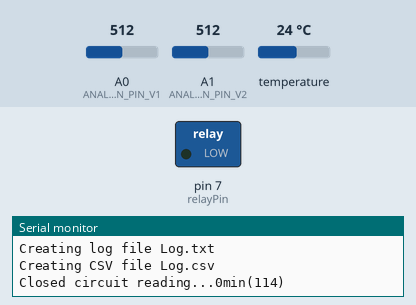
Simulated run of this sketch. Board: Arduino Uno, built with avr-gcc and run on an emulated ATmega328P. Parts: switched loads named in the sketch (green lamp = pin HIGH), the last lines printed to the serial monitor. Inputs (shaded band) come from the test bench; at power-on: A0 (ANALOG_IN_PIN_V1) = 512, A1 (ANALOG_IN_PIN_V2) = 512, temperature 24 °C. Storage starts empty.

Above: at 0.2 s.
At 120.2 s:
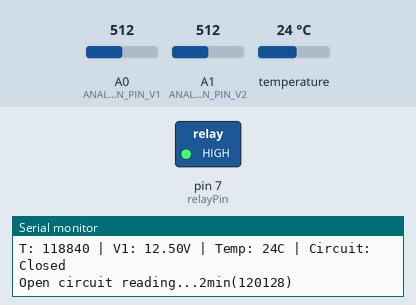
Timing chart, 0 to 121.7 s (numbered marks = the images above):
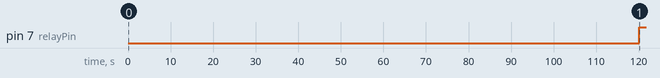

Measured:
- by itself, pin 7 (relayPin): LOW → HIGH at 120 s

The sketch:

Lab08.ino
```cpp
#include <SPI.h>
#include <SD.h>
#include "myFunctions.h"

String logFileName;
String csvFileName;
#define ANALOG_IN_PIN_V1 A0 //OUTER CIRCUIT
#define ANALOG_IN_PIN_V2 A1 //INNER CIRCUIT
File logFile;
File csvFile;
const int relayPin = 7;


void setup() {
  Serial.begin(115200);
  // Set the relay pin as an OUTPUT

  pinMode(relayPin, OUTPUT);
  while (!Serial);
  prepareTempSensor();
  logFileName = "Log.txt";
  csvFileName = "Log.csv";

  deleteFile(logFileName);
  deleteFile(csvFileName);
  prepareSdCard();
  logFile = createLogFile(logFileName,logFile);
  csvFile = createCsvFile(csvFileName,csvFile);

}

void loop() {
  logFile = SD.open(logFileName, FILE_WRITE);
  csvFile = SD.open(csvFileName, FILE_WRITE);
  // digitalWrite(relayPin, HIGH);
  relayTimer();

  if (logFile) {
    writeData(
    logFile,
    csvFile,
    getVoltageReading(ANALOG_IN_PIN_V1),
    getVoltageReading(ANALOG_IN_PIN_V2)
    );
    // logFile.println());
    logFile.close();
    csvFile.close();


  } else {
    Serial.println("SD card ejected!");
    while(1);
  }
  delay(500);
}
```

myFunctions.cpp
```cpp
#include "myFunctions.h"

static unsigned long startTime;
float adc_voltage = 0.0;
float in_voltage = 0.0;
float R1 = 30000.0;
float R2 = 7500.0;
float ref_voltage = 5.0;
int adc_value = 0;
int SD_PIN=10;
float resistance = 220;
unsigned long previousMillis = 0;
float totalCapacity=0;
float currentCapacity=0;

unsigned long relay_start_time = 0; // Variable to store the start time for relay timer
unsigned long relay_elapsed_time = 0; // Variable to store the elapsed time for relay timer
const int relayPin = 7;
String circuit_name="Closed";
// unsigned long min30 = ((30UL * 60) * 1000);
// unsigned long min40 = ((40UL * 60) * 1000);

unsigned long min30 = ((2UL * 60) * 1000);
unsigned long min40 = ((4UL * 60) * 1000);

// Include the libraries we needed for temperature sensor
#include <OneWire.h>
#include <DallasTemperature.h>
// Data wire is plugged into port 2 on the Arduino
#define ONE_WIRE_BUS 2
// Setup a oneWire instance to communicate with any OneWire devices (not just Maxim/Dallas temperature ICs)
OneWire oneWire(ONE_WIRE_BUS);
// Pass our oneWire reference to Dallas Temperature.
DallasTemperature sensors(&oneWire);


void prepareSdCard() {
    Serial.println("Preparing SD card...");

    if (!SD.begin(SD_PIN)) {
        Serial.println("SD card not found!");
        while (1);
    }
}

int addNumbers(int a, int b) {
    return a + b;
}

File createLogFile(String fileName,File logFile) {
    Serial.println("Creating log file " + fileName);
    logFile = SD.open(fileName, FILE_WRITE);

    if (logFile) {
        // Serial.println("==========================");
        // Serial.println("|  Timestamp  | SoC (V)  |");
        // Serial.println("==========================");
        logFile.close();
        return logFile;
    } else {
        Serial.println("Error opening the file " + fileName);
        return logFile;
    }
}

File createCsvFile(String fileName,File csvFile) {
    Serial.println("Creating CSV file " + fileName);
    csvFile = SD.open(fileName, FILE_WRITE);

    if (csvFile) {
        csvFile.println("Timestamp,Voltage1,Temperature,Circuit");
        csvFile.close();
        return csvFile;
    } else {
        Serial.println("Error opening the file " + fileName);
        return csvFile;
    }
}

void writeData(File logFile,File csvFile,float V1,float V2) {
    long currentTime = millis();
    float current=calculateCurrent(V1,V2);
    calculateCapacity(current,currentTime);
    int temp = getTemperature();

    String formattedStringForSerial =
    "T: "+String(currentTime)
    + " | V1: " + String(V1)+"V"
    + " | Temp: " +  String(temp) +"C"
    + " | Circuit: " + String(circuit_name);

    String formattedStringForLog =
    String(currentTime)
    +","
    + String(V1)
    +","
    + String(temp)
    +","
    + String(circuit_name);

    String formattedStringForCsv =
    String(currentTime)
    +","
    + String(V1)
    +","
    + String(temp)
    +","
    + String(circuit_name);


    Serial.println(formattedStringForSerial);
    logFile.println(formattedStringForLog);
    csvFile.println(formattedStringForCsv);
}

float getVoltageReading(int analogPin) {
    adc_value = analogRead(analogPin);
    adc_voltage = (adc_value * ref_voltage) / 1024.0;
    in_voltage = adc_voltage * (R1 + R2) / R2;

    return in_voltage;
}

void deleteFile(String fileName){

    if (!SD.begin(SD_PIN)) {
    Serial.println("SD card not found!");
    while (1);
  }
  Serial.println("Deleting file: "+fileName);

  if (SD.remove(fileName)) {
    Serial.println("File "+fileName+" deleted successfully.");
  } else {
    Serial.println("Error deleting file "+fileName);
  }
}

float calculateCurrent(float voltage1,float voltage2) {
  // Calculate current using Ohm's Law: I = V / R
  float current = voltage2 / resistance;
  return current * 1000.0;  // Convert current to milliamperes
}

float calculateCapacity(float current_mA, long currentMillis) {
  // // Capacity = I/Time
  // // float capacity_mAh = (current * time) / 36000000;
  //  float capacity_mAh = (current * (time-lastTime)) / 36000000;
  // // Serial.println("C="+String(capacity));
  // return capacity_mAh;

    // Calculate elapsed time since the previous timestamp
  float elapsedTime = (currentMillis - previousMillis) / 3600000.0;  // Convert milliseconds to hours

  // Calculate capacity using the formula: Capacity (mAh) = Current (mA) * Time (hours)
  currentCapacity = current_mA * elapsedTime;

  // Add the current capacity to the total capacity
  totalCapacity += currentCapacity;

  // Update the previous timestamp and current value for the next calculation
  previousMillis = currentMillis;

  return currentCapacity;

}

void relayTimer(){
    relay_elapsed_time = millis() - relay_start_time; // Calculate elapsed time for relay timer

    if (relay_elapsed_time <= min30) {
        Serial.println("Closed circuit reading..." + String((relay_elapsed_time / 60000)) + "min" + "(" + String(relay_elapsed_time) + ")");
        digitalWrite(relayPin, LOW);
        circuit_name = "Closed";
    } else if (relay_elapsed_time <= min40) {
        Serial.println("Open circuit reading..." + String((relay_elapsed_time / 60000)) + "min" + "(" + String(relay_elapsed_time) + ")");
        digitalWrite(relayPin, HIGH);
        circuit_name = "Open";
    } else {
        // Reset the relay timer
        relay_start_time = millis();
    }
}

void prepareTempSensor(){
  sensors.begin();

}

int getTemperature(){
  sensors.requestTemperatures();
  float tempC = sensors.getTempCByIndex(0);

  // Check if reading was successful
  if(tempC != DEVICE_DISCONNECTED_C)
  {
    // Serial.print("T: ");
    // Serial.println(tempC);
    return tempC;
  }
  else
  {
    Serial.println("Error: Could not read temperature data");
    return 0;
  }
}
```

myFunctions.h
```cpp
// myFunctions.h
#ifndef MY_FUNCTIONS_H
#define MY_FUNCTIONS_H

#include <Arduino.h>
#include <SD.h>

void prepareSdCard();
int addNumbers(int a, int b);
File createLogFile(String fileName, File logFile);
File createCsvFile(String fileName,File csvFile);
void writeData(File logFile,File csvFile,float V1,float V2);
long generateTimestamp();
float getVoltageReading(int analogPin);
void deleteFile(String fileName);
float calculateCurrent(float voltage1,float voltage2);
float calculateCapacity(float current, long time);
void relayTimer();
int getTemperature();
void prepareTempSensor();


#endif
```
